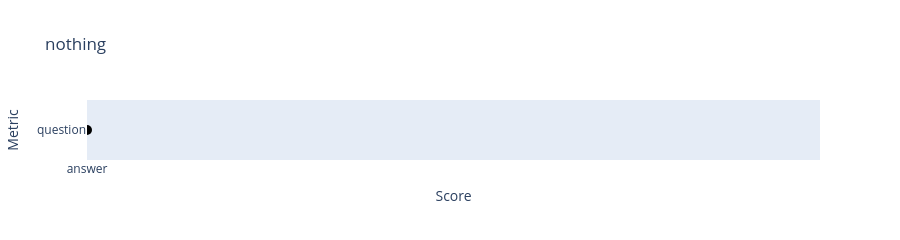

Notebook cell for this chart:
### Code cell
figure_created = figure("nothing", denormalized_drivers_question_data['Business Performance'])

import plotly.io as pio

# Show the figure using Plotly's IO
pio.show(figure_created)

### Figure 1 — Plotly figure (JSON) as saved in the notebook; plotly's stock layout.template omitted (floating-point values rounded to 4 significant figures)
{"data": [{"hovertemplate": "Score=%{x}<br>Metric=%{y}<extra></extra>", "legendgroup": "", "marker": {"color": "#636efa", "pattern": {"shape": ""}}, "name": "", "orientation": "h", "showlegend": false, "textposition": "auto", "type": "bar", "x": ["answer"], "xaxis": "x", "y": ["question"], "yaxis": "y"}, {"hoverinfo": "skip", "marker": {"color": "rgba(0,0,0,1)", "size": 10, "symbol": "circle"}, "mode": "markers", "showlegend": false, "type": "scatter", "x": ["answer"], "y": ["question"]}], "layout": {"bargap": 0.8, "barmode": "relative", "height": 170, "legend": {"tracegroupgap": 0}, "title": {"text": "nothing"}, "xaxis": {"anchor": "y", "domain": [0, 1], "range": [0, 5], "title": {"text": "Score"}}, "yaxis": {"anchor": "x", "domain": [0, 1], "title": {"text": "Metric"}}}}
